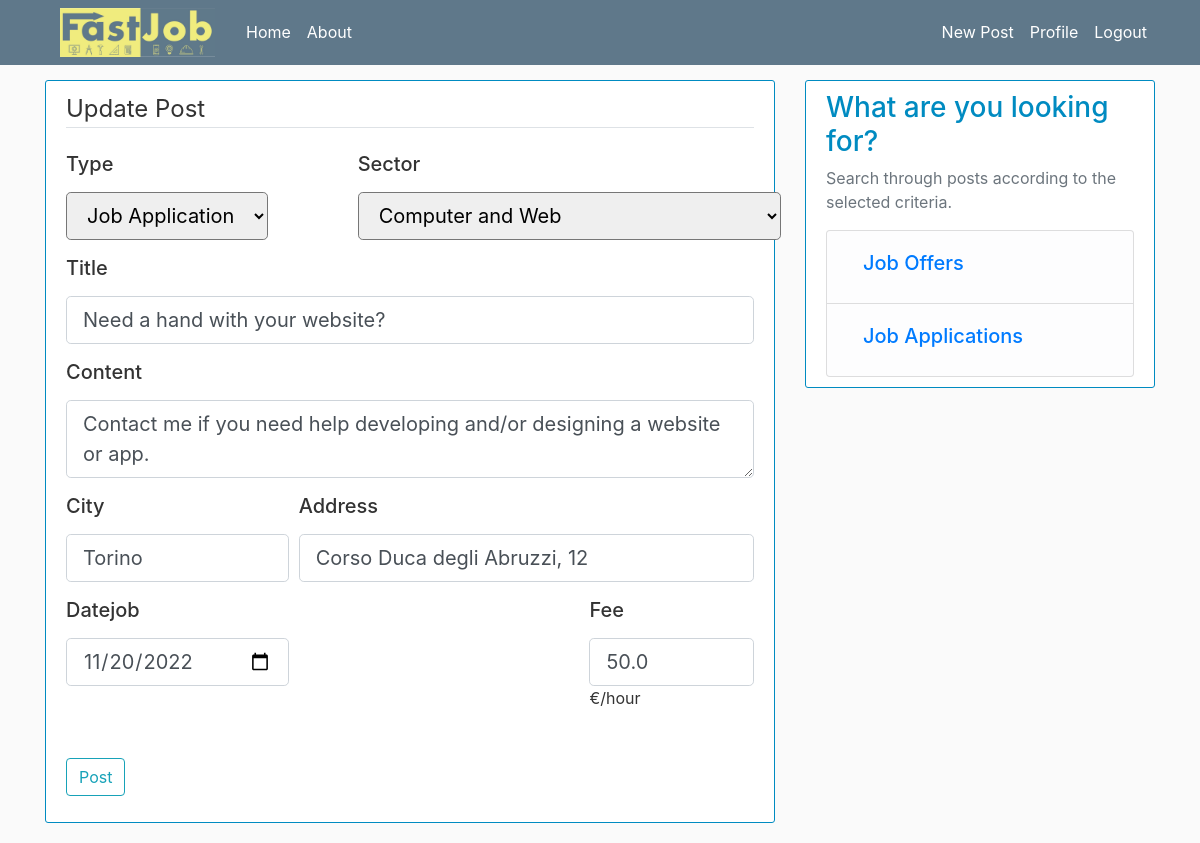
Page /post/2/updatepost (signed in) on the committed database.
### fastjob/models.py (models this page shows, shortened)
class Post(db.Model):
    id = db.Column(db.Integer, primary_key=True)
    title = db.Column(db.String(100), nullable=False)
    date_posted = db.Column(db.DateTime, nullable=False, default=dt.utcnow)
    date_job = db.Column(db.Date, nullable=False, default=dt.utcnow)
    content = db.Column(db.Text, nullable=False)
    type = db.Column(db.String(20), nullable=False)
    sector = db.Column(db.String(20), nullable=False)
    price = db.Column(db.Float(12), nullable=False)
    city = db.Column(db.String(20), nullable=False)
    address = db.Column(db.String(100), nullable=False, default='')
    available = db.Column(db.Boolean, nullable=True, default=True)
    post_author_id = db.Column(db.Integer, db.ForeignKey("user.id"))
    post_author = db.relationship("User", back_populates="user_posts")
    post_bookings = db.relationship("Booking", back_populates="booking_post")
    post_comments = db.relationship('Comment', back_populates="comment_post")

### fastjob/posts/routes.py (the view)
@posts.route("/post/<int:post_id>/updatepost", methods=['GET', 'POST'])
@login_required
def update_post(post_id):
    post = Post.query.get_or_404(post_id)
    if post.post_author != current_user:
        abort(403)
    form = PostForm()
    if form.validate_on_submit():
        post.type = form.type.data
        post.sector = form.sector.data
        post.title = form.title.data
        post.content = form.content.data
        post.city = form.city.data
        post.address = form.address.data
        post.date_job = form.datejob.data
        post.price = float(form.price.data)
        db.session.commit()
        flash('Your post has been updated!', 'success')
        return redirect(url_for('posts.post', post_id=post.id))
    elif request.method == 'GET':
        form.type.data = post.type
        form.sector.data = post.sector
        form.title.data = post.title
        form.content.data = post.content
        form.city.data = post.city
        form.address.data = post.address
        form.datejob.data = post.date_job
        form.price.data = post.price
    return render_template('create_post.html', title='Update Post', form=form, legend='Update Post')

### fastjob/models.py (called while the page is built)
@login_Manager.user_loader
def load_user(user_id):
    return User.query.get(int(user_id))

### fastjob/templates/create_post.html (shortened to what this page needs)
{% extends 'layout.html' %}
{% block content %}
<div class="content-section">
    <form method="POST" action="">
        <fieldset class="form-group">
            <legend class="border-bottom mb-4">{{ legend }}</legend>
            <div class="form-row">
                <div class="form-group col-md-4">
                    <p class="h5">{{ form.type.label(class="form-control-label") }}</p>
                    {% if form.type.errors %}
                    {{ form.type(class="form-check-lg is-invalid") }}
                    <div class="invalid-feedback">
                        {% for error in form.type.errors %}
                            <span>{{ error }}</span>
                        {% endfor %}
                    </div>
                    {% else %}
                        {{ form.type(class="form-control-lg") }}
                    {% endif %}
                </div>
                <div class="form-group col-md-4 ml-5 pl-3">
                    <p class="h5">{{ form.sector.label(class="form-control-label") }}</p>
                    {% if form.sector.errors %}
                    {{ form.sector(class="form-check-lg is-invalid") }}
                    <div class="invalid-feedback">
                        {% for error in form.sector.errors %}
                            <span>{{ error }}</span>
                        {% endfor %}
                    </div>
                    {% else %}
                        {{ form.sector(class="form-control-lg") }}
                    {% endif %}
                </div>
            </div>
            <div class="form-group">
                <p class="h5">{{ form.title.label(class="form-control-label") }}</p>
                {% if form.title.errors %}
                    {{ form.title(class="form-control form-control-lg is-invalid") }}
                    <div class="invalid-feedback">
                        {% for error in form.title.errors %}
                            <span>{{ error }}</span>
                        {% endfor %}
                    </div>
                {% else %}
                    {{ form.title(class="form-control form-control-lg") }}
                {% endif %}
            </div>
            <div class="form-group">
                <p class="h5">{{ form.content.label(class="form-control-label") }}</p>
                {% if form.content.errors %}
                    {{ form.content(class="form-control form-control-lg is-invalid") }}
                    <div class="invalid-feedback">
                        {% for error in form.content.errors %}
                            <span>{{ error }}</span>
                        {% endfor %}
                    </div>
                {% else %}
                    {{ form.content(class="form-control form-control-lg") }}
                {% endif %}
            </div>
            <div class="form-row">
                <div class="form-group col-md-4">
                    <p class="h5">{{ form.city.label(class="form-control-label") }}</p>
                    {% if form.city.errors %}
                        {{ form.city(class="form-control form-control-lg is-invalid") }}
                        <div class="invalid-feedback">
                            {% for error in form.city.errors %}
                                <span>{{ error }}</span>
                            {% endfor %}
                        </div>
                    {% else %}
                        {{ form.city(class="form-control form-control-lg") }}
                    {% endif %}
                </div>
                <div class="form-group col md-6">
                    <p class="h5">{{ form.address.label(class="form-control-label") }}</p>
                    {% if form.address.errors %}
                        {{ form.address(class="form-control form-control-lg is-invalid") }}
                        <div class="invalid-feedback">
                            {% for error in form.address.errors %}
                                <span>{{ error }}</span>
                            {% endfor %}
                        </div>
                    {% else %}
                        {{ form.address(class="form-control form-control-lg") }}
                    {% endif %}
                </div>
            </div>
            <div class="form-row">
                <div class="form-group col-md-4">
                    <p class="h5">{{ form.datejob.label(class="form-control-label") }}</p>
                    {% if form.datejob.errors %}
                        {{ form.datejob(class="form-control form-control-lg is-invalid") }}
                        <div class="invalid-feedback">
                            {% for error in form.datejob.errors %}
                                <span>{{ error }}</span>
                            {% endfor %}
                        </div>
                    {% else %}
                         <p> {{ form.datejob(class="form-control form-control-lg") }}
                         </p>
                    {% endif %}
                </div>
                <div class="col-md-5"></div>
                <div class="form-group col-sm-3">
                    <p class="h5">{{ form.price.label(class="form-control-label") }}</p>
                    {% if form.price.errors %}
                        {{ form.price(class="form-control form-control-lg is-invalid") }}
                        <div class="invalid-feedback">
                            {% for error in form.price.errors %}
                                <span>{{ error }}</span>
                            {% endfor %}
                        </div>
                    {% else %}
                        <p>{{ form.price(class="form-control form-control-lg") }} €/hour</p>
                    {% endif %}
                </div>
            </div>
        </fieldset>
        <div class="form-group">
            {{ form.submit(class="btn btn-outline-info") }}
        </div>
    </form>
</div>
{% endblock content %}

### fastjob/static/css/main.css (style rules this page uses)
body { background: #fafafa; color: #333333; margin-top: 5rem; }
.content-section { background: #ffffff; padding: 10px 20px; border: 1px solid #008BC1; border-radius: 3px; margin-bottom: 20px; }

### rows in the picture
Post: type "Job Application", sector "Computer and Web", title "Need a hand with your website?", content "Contact me if you need help developing and/or designing a website or app.", city "Torino", address "Corso Duca degli Abruzzi, 12", price "50.0"

### other values in the picture
{{ legend }} "Update Post"
